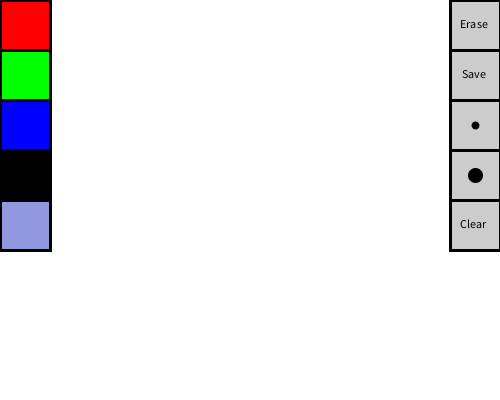
Frame 1 (no input)
Frame 60 (the mouse pressed at the canvas centre just before this capture): identical to frame 1, image omitted
Frame 120 (the mouse held since frame 60 and released just before this capture): identical to frame 1, image omitted

The Processing sketch that drew this single still picture (run headless with seeded random() and noise(); from frame 60 on, the mouse is pressed at the canvas centre):

// Processing sketch: small_painter
// ── small_painter.pde
void setup() {
  size(500, 400);
  smooth();
  background(255, 255, 255);
  strokeWeight(3);
  fill(255, 0, 0);
  rect(0, 0, 50, 50);
  fill(0, 255, 0);
  rect(0, 50, 50,50);
  fill(0, 0, 255);
  rect(0,100, 50, 50);
  fill(0, 0, 0);
  rect(0, 150, 50, 50);
  fill(146, 152, 224);
  rect(0, 200, 50, 50);
  fill(204);
  rect(450, 0, 50, 50);
  rect(450, 50, 50, 50);
  rect(450, 100, 50, 50);
  rect(450, 150, 50, 50);
  rect(450, 200, 50, 50);
  fill(0);
  textSize(12);
  text("Erase", 460, 28);
  text("Save", 462, 78);
  text("Clear", 460, 228);
  strokeWeight(8);
  line(475, 125, 475, 125);
  strokeWeight(15);
  line(475, 175, 475, 175);
  strokeWeight(8);
}
void draw() {
  
  if(mouseButton == LEFT){
      if((mouseX)<=50 &&(mouseY)<=50){
        stroke(255, 0, 0);
      }
      else if((mouseX)<=50 && (mouseY)>=50 && (mouseY) <=100){
        stroke(0, 255, 0);
      }
      else if((mouseX)<=50 && (mouseY)>=100 && (mouseY) <=150){
        stroke(0, 0, 255);
      }
      else if((mouseX)<=50 && (mouseY)>=150 && (mouseY) <=200){
        stroke(0, 0, 0);
      }
      else if((mouseX)<=50 && (mouseY)>=200 && (mouseY) <=250){
        stroke(146, 152, 224);
      }
      else if((mouseX)>=450 && (mouseY)>=200 && (mouseY) <=50){
        stroke(255, 255, 255);
      }
    if((mouseX) > 50 && (pmouseX) > 50 && (mouseX) < 450 && (pmouseX) < 450){
      line(mouseX, mouseY, pmouseX, pmouseY);
    }
    
  }

  
}
